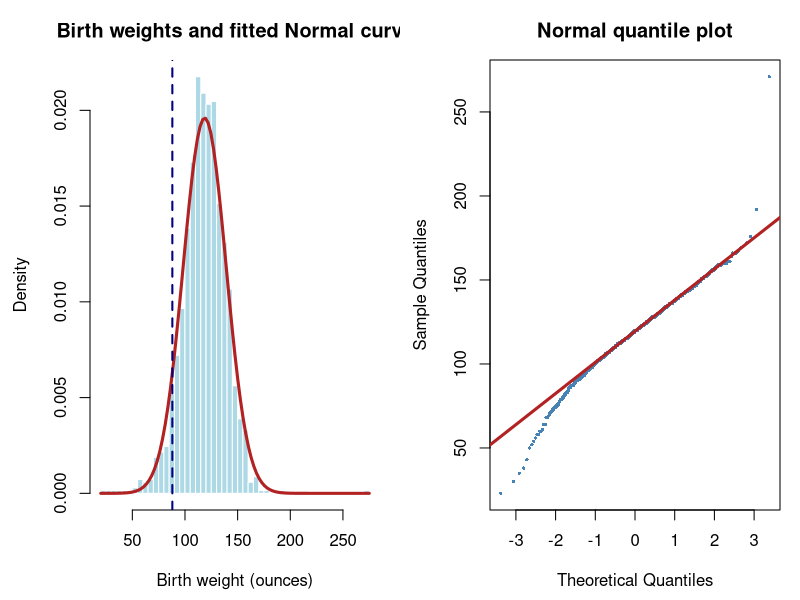

Source code (R):
# ECO 202, Class 3
# Standardization and Normal-model diagnostics for birth weight.
# Open the Class 3 folder as the working folder before running this script.

# Read the birth-weight data from the data subfolder.
births <- read.csv("data/bwght.csv")

# Display the first six rows of the variables used in this module.
head(births[c("bwght", "cigs", "faminc")])

# Display the variable names.
names(births)

# Select birth weight in ounces.
birth_weight <- births$bwght

# Count missing birth weights.
missing_birth_weights <- sum(is.na(birth_weight))

# Keep the nonmissing birth weights for the calculations.
observed_birth_weight <- birth_weight[!is.na(birth_weight)]

# Count the observed births.
number_births <- length(observed_birth_weight)

# Calculate the sample mean in ounces.
mean_ounces <- mean(observed_birth_weight)

# Calculate the sample standard deviation in ounces.
sd_ounces <- sd(observed_birth_weight)

# Convert the sample mean to pounds.
mean_pounds <- mean_ounces / 16

# Convert the sample standard deviation to pounds.
sd_pounds <- sd_ounces / 16

# Set the low-birth-weight cutoff used in the example.
cutoff <- 88

# Standardize the 88-ounce cutoff.
z_cutoff <- (cutoff - mean_ounces) / sd_ounces

# Calculate the observed fraction below 88 ounces.
observed_fraction <- mean(observed_birth_weight < cutoff)

# Calculate the fitted Normal probability below 88 ounces.
fitted_probability <- pnorm(cutoff, mean = mean_ounces, sd = sd_ounces)

# Calculate the textbook-model probability below 88 ounces.
textbook_probability <- pnorm(88, mean = 120, sd = 20)

# Calculate the tenth percentile of the N(120, 20^2) model.
textbook_tenth_percentile <- qnorm(0.10, mean = 120, sd = 20)

# Print the data counts.
cat("Births:", number_births, " Missing birth weights:", missing_birth_weights, "\n")

# Print the mean and standard deviation in ounces.
cat("Mean ounces:", mean_ounces, " Standard deviation ounces:", sd_ounces, "\n")

# Print the mean and standard deviation in pounds.
cat("Mean pounds:", mean_pounds, " Standard deviation pounds:", sd_pounds, "\n")

# Print the standardized cutoff.
cat("z-score for 88 ounces:", z_cutoff, "\n")

# Print the empirical and fitted probabilities.
cat("Observed fraction below 88:", observed_fraction, " Fitted Normal probability:", fitted_probability, "\n")

# Print the two calculations from the N(120, 20^2) model.
cat("N(120,20^2) probability below 88:", textbook_probability, " Tenth percentile:", textbook_tenth_percentile, "\n")

# Open a PNG file for the two diagnostic graphs.
png("figures/birthweight-normal-diagnostics.png", width = 1400, height = 650, res = 150)

# Divide the plotting area into one row and two columns and set readable margins.
par(mfrow = c(1, 2), mar = c(4.5, 4.5, 3, 1))

# Draw a density-scaled histogram of birth weight.
hist(observed_birth_weight, breaks = seq(20, 275, by = 5), probability = TRUE, col = "lightblue", border = "white", main = "Birth weights and fitted Normal curve", xlab = "Birth weight (ounces)", ylab = "Density")

# Add the fitted Normal density curve.
curve(dnorm(x, mean = mean_ounces, sd = sd_ounces), from = 20, to = 275, add = TRUE, col = "firebrick", lwd = 3)

# Add the 88-ounce cutoff.
abline(v = cutoff, col = "navy", lwd = 2, lty = 2)

# Draw the Normal quantile plot.
qqnorm(observed_birth_weight, pch = 16, cex = 0.45, col = "steelblue", main = "Normal quantile plot")

# Add the Normal reference line.
qqline(observed_birth_weight, col = "firebrick", lwd = 3)

# Close the PNG file.
dev.off()
